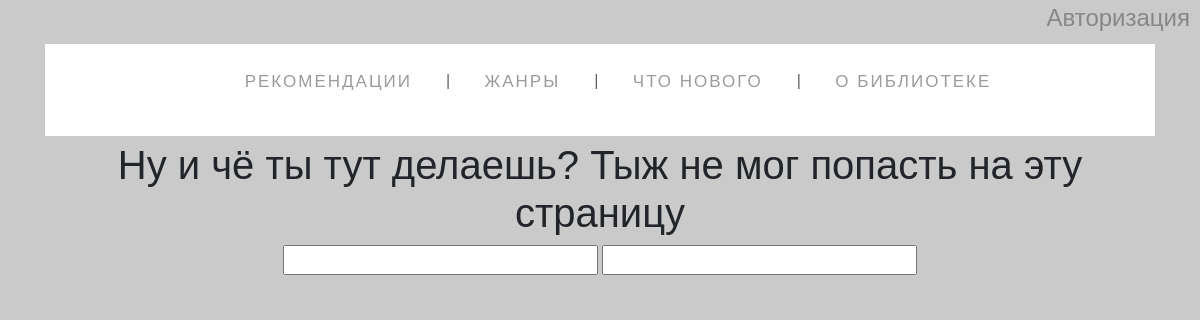
/book_card, run on the app's committed database.
### tables this page shows
CREATE TABLE mainmenu (
id integer PRIMARY KEY AUTOINCREMENT,
title next NOT NULL,
url text NOT NULL
);

### flsite.py (the view, shortened to what this page needs)
@app.route('/book_card', methods=['GET','POST'])
def book_card():
    db = get_db()
    dbase = FDataBase(db)
    if request.method == 'GET' and request.args.get('edit') != None:
        id = int(request.args.get('edit'))
        return render_template('book_card.html', menu=dbase.getMenu(), id = id,
            author = dbase.search_book_function(id)[0][2],
            titlet = list(dbase.search_book_function(id)[0])[1], results=dbase.search_book_function(id))
    return render_template('book_card.html', menu=dbase.getMenu(),
        title = "Ну и чё ты тут делаешь? Тыж не мог попасть на эту страницу")

### FDataBase.py (called while the page is built)
    def getMenu(self):
        sql = '''SELECT * FROM mainmenu'''
        try:
            self.__cur.execute(sql)
            res = self.__cur.fetchall()
            if res:
                return res
        except:
            print('Ошибка чтения БД (menu)')
        return []

### flsite.py (called while the page is built)
def connect_db():
    conn = sqlite3.connect(app.config['DATABASE'])
    conn.row_factory = sqlite3.Row
    return conn

def get_db():
    if not hasattr(g, 'link_dv'):
        g.link_db = connect_db()
    return g.link_db

@app.teardown_appcontext
def closed_db(error):
    if hasattr(g, 'link_db'):
        g.link_db.close()

### templates/book_card.html (shortened to what this page needs)
{% extends 'base.html' %}
{% block content %}
{{ super() }}
<div class="form">
<form action="/book_card?edit={{id}}" method="post" enctype="multipart/form-data">
        <div class="title" style="margin-bottom: 8px;">
            <input type="text" style='width: 30%;' name='btitle' value="{{titlet}}">
            <input type="text" style='width: 30%;' name='author' value="{{author}}">
        </div>
</form>
</div>
{% endblock %}

### templates/base.html (shortened to what this page needs)
<!DOCTYPE html>
<html lang="ru">
<head>
    <link rel="stylesheet" href="https://maxcdn.bootstrapcdn.com/bootstrap/4.0.0/css/bootstrap.min.css">
    <link rel="stylesheet" href ="{{ url_for('static', filename='styles.css' )}}" type="text/css" >
</head>
<body>
    <div class="login"><a href="auth">Авторизация</a></div>
    <div class="wrapper">
        {% block content -%}
        <header class="header">
            <div class="container">
                <div class="header_body">
                    <nav class="header_menu">
                            {%- block menu_main -%}
                        <ul class="header_list" >
                            {% for m in menu %}
                            <li><a href="{{m.url}}" class="header_link">{{m.title}}</a></li>
                            {% endfor %}
                        </ul>
                            {% endblock menu_main -%}
                    </nav>
                </div>
            </div>
        </header>
    </div>
    <div class="content">
        <div class="container">
                {% if title -%}
            <h1 class="title">{{title}}</h1>
                {% endif %}
                {% endblock -%}
        </div>
    </div>
</body>
</html>

### static/styles.css (style rules this page uses)
html, body { background: rgb(202, 202, 202); font-family: Arial, Helvetica, sans-serif; }
.content { margin-left: 5%; margin-right: 5%; }
.header_body { list-style: none; margin: 8px 0 5px; padding: 25px 0 5px; text-align: center; background: white; }
.header_body li { display: inline-block; }
.header_body li:after { content: "|"; color: #606060; display: inline-block; vertical-align:top; }
.header_body li:last-child:after { content: none; }
.header_body a { text-decoration: none; font-family: 'Ubuntu Condensed', sans-serif; letter-spacing: 2px; position: relative; padding-bottom: 20px; margin: 0 34px 0 30px; font-size: 17px; text-transform: uppercase; display: inline-block; transition: color .2s; }
.header_body a, .header_body a:visited { color: #9d999d; }
.header_body a:before, .header_body a:after { content: ""; position: absolute; height: 4px; top: auto; right: 50%; bottom: -5px; left: 50%; background: #ffa369; transition: .8s; }
.login { text-align: right; margin-right: 10px; font-size: 18pt; }
.login a { text-decoration: none; color: rgb(135, 135, 135); }
.title { text-align: center; }

### data on the page
mainmenu: title "РЕКОМЕНДАЦИИ"
mainmenu: title "ЖАНРЫ"
mainmenu: title "ЧТО НОВОГО"
mainmenu: title "О БИБЛИОТЕКЕ"

### other printed values
{{ title }} "Ну и чё ты тут делаешь? Тыж не мог попасть на эту страницу"
